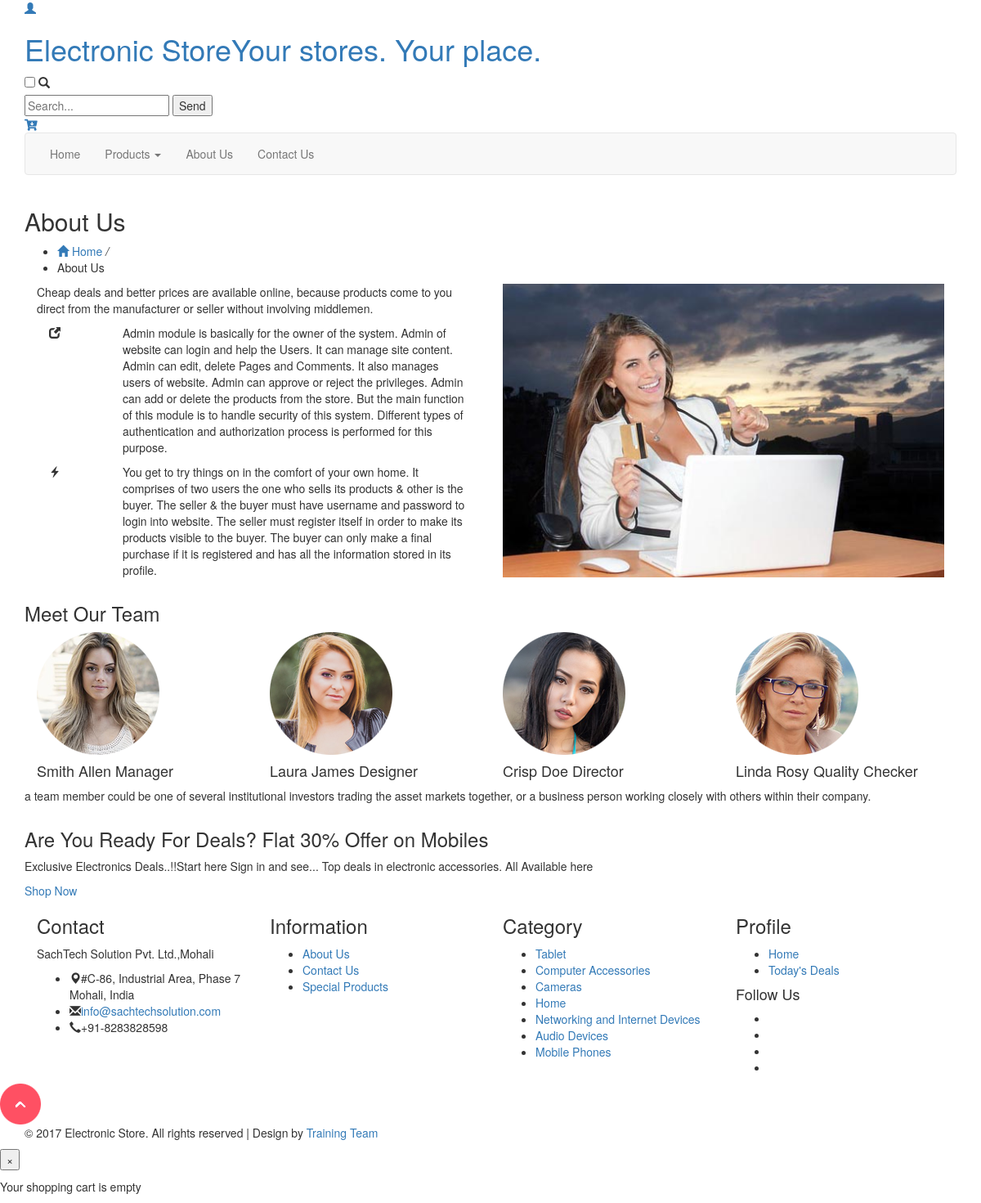
/myapp/about/, run on the app's committed database.
### myapp/models.py (models this page shows, shortened)
class category(models.Model):
    category_name = models.CharField(max_length=250)
    sub_cat = models.ForeignKey(
        'self', on_delete=models.CASCADE, null=True, blank=True)
    create_date = models.DateTimeField(auto_now_add=True)
    updated_on = models.DateTimeField(auto_now=True)

### myapp/views.py (the view)
# urls.py: path('about/',views.about,name='about'),
def about(request):
    return render(request, 'about.html', {'cat': cat, 'allcat': all_cats()})

### myapp/views.py (called while the page is built)
def all_cats():
    main = []
    for i in cat:
        ab = []
        ab.append(i.category_name)
        ab += list(category.objects.filter(sub_cat=i).values())
        main.append(ab)
    return main

### templates/about.html (shortened to what this page needs)
{% extends "base.html" %} {% load static %} {% block body %}
<div class="banner banner10">
  <div class="container">
    <h2>About Us</h2>
  </div>
</div>
<div class="breadcrumb_dress">
  <div class="container">
    <ul>
      <li>
        <a href="{% url 'index'%}"
          ><span class="glyphicon glyphicon-home" aria-hidden="true"></span>
          Home</a
        >
        <i>/</i>
      </li>
      <li>About Us</li>
    </ul>
  </div>
</div>
<div class="about">
  <div class="container">
    <div class="w3ls_about_grids">
      <div class="col-md-6 w3ls_about_grid_left">
        <p>
          Cheap deals and better prices are available online, because products
          come to you direct from the manufacturer or seller without involving
          middlemen.
        </p>
        <div class="col-xs-2 w3ls_about_grid_left1">
          <span
            class="glyphicon glyphicon-new-window"
            aria-hidden="true"
          ></span>
        </div>
        <div class="col-xs-10 w3ls_about_grid_left2">
          <p>
            Admin module is basically for the owner of the system. Admin of
            website can login and help the Users. It can manage site content.
            Admin can edit, delete Pages and Comments. It also manages users of
            website. Admin can approve or reject the privileges. Admin can add
            or delete the products from the store. But the main function of this
            module is to handle security of this system. Different types of
            authentication and authorization process is performed for this
            purpose.
          </p>
        </div>
        <div class="clearfix"></div>
        <div class="col-xs-2 w3ls_about_grid_left1">
          <span class="glyphicon glyphicon-flash" aria-hidden="true"></span>
        </div>
        <div class="col-xs-10 w3ls_about_grid_left2">
          <p>
            You get to try things on in the comfort of your own home. It
            comprises of two users the one who sells its products & other is the
            buyer. The seller & the buyer must have username and password to
            login into website. The seller must register itself in order to make
            its products visible to the buyer. The buyer can only make a final
            purchase if it is registered and has all the information stored in
            its profile.
          </p>
        </div>
        <div class="clearfix"></div>
      </div>
      <div class="col-md-6 w3ls_about_grid_right">
        <img
          src="{% static 'images/52.jpg' %}"
          alt=" "
          class="img-responsive"
        />
      </div>
      <div class="clearfix"></div>
    </div>
  </div>
</div>
<div class="team">
  <div class="container">
    <h3>Meet Our Team</h3>
    <div class="wthree_team_grids">
      <div class="col-md-3 wthree_team_grid">
        <img src="{% static 'images/t4.png'%}" alt=" " class="img-responsive" />
        <h4>Smith Allen <span>Manager</span></h4>
      </div>
      <div class="col-md-3 wthree_team_grid">
        <img src="{% static 'images/t5.png'%}" alt=" " class="img-responsive" />
        <h4>Laura James <span>Designer</span></h4>
      </div>
      <div class="col-md-3 wthree_team_grid">
        <img src="{% static 'images/t6.png'%}" alt=" " class="img-responsive" />
        <h4>Crisp Doe <span>Director</span></h4>
      </div>
      <div class="col-md-3 wthree_team_grid">
        <img src="{% static 'images/t7.png'%}" alt=" " class="img-responsive" />
        <h4>Linda Rosy <span>Quality Checker</span></h4>
      </div>
      <div class="clearfix"></div>
      <p>
        a team member could be one of several institutional investors trading
        the asset markets together, or a business person working closely with
        others within their company.
      </p>
    </div>
  </div>
</div>
<div class="team-bottom">
  <div class="container">
    <h3>Are You Ready For Deals? Flat <span>30% Offer </span>on Mobiles</h3>
    <p>
      Exclusive Electronics Deals..!!Start here Sign in and see... Top deals in
      electronic accessories. All Available here
    </p>
    <a href="{% url 'myapp:showproducts' %}">Shop Now</a>
  </div>
</div>
{% endblock %}

### templates/base.html (shortened to what this page needs)
<!DOCTYPE html>
{% load static %}
<html lang="en">
<head>
<link href="{% static 'css/bootstrap.css' %}" rel="stylesheet" type="text/css" media="all" />
<link href="{% static 'css/style.css' %}" rel="stylesheet" type="text/css" media="all" />
<link href="{% static 'css/fasthover.css'%}" rel="stylesheet" type="text/css" media="all" />
<link href="{% static 'css/popuo-box.css'%}" rel="stylesheet" type="text/css" media="all" />
<link href="{% static 'css/font-awesome.css'%}" rel="stylesheet">
<link rel="stylesheet" href="https://use.fontawesome.com/releases/v5.6.3/css/all.css">
<link rel="stylesheet" href="{% static 'css/jquery.countdown.css' %}" />
</head>
<body>
	<div class="header" id="home1">
		<div class="container">
			{% if user.is_authenticated %}
			{% if user.is_superuser%}
			<div style='margin:10px;'>
					<div class="dropdown">
						<button class="btn text-light" type="button" data-toggle="dropdown" style='background:#3c43a4;color:white;'>
						<i class="fas fa-user"></i>	Welcome Admin
						<span class="caret"></span></button>
						<ul class="dropdown-menu">
						  <li><a href="{% url 'admin:index'%}">Go to Admin Panel</a><hr/></li>
						  <li><a href="{% url 'uslogout'%}">Logout</a></li>
						</ul>
					  </div>
				</div>
			{% else%}
            <div style='margin:10px;'>
				<div class="dropdown">
					<button class="btn text-light" type="button" data-toggle="dropdown" style='background:#3c43a4;color:white;'>
					<i class="fas fa-user"></i>	My Account
					<span class="caret"></span></button>
					<ul class="dropdown-menu">
					  <li><a href="{% url 'myapp:profile'%}">View Profile</a></li>
					  <li><a href="{% url 'myapp:change_profile'%}">Change Profile</a></li>
					  <li><a href="{% url 'myapp:orders'%}">Order History</a></li>
					  <li><a href="{% url 'myapp:pending_orders'%}">Pending Orders</a></li>
					  <li><a href="{% url 'myapp:cart'%}">My Cart</a><hr/></li>
					  <li><a href="{% url 'uslogout'%}">Logout</a></li>
					</ul>
				  </div>
			</div>
            {% endif %}
            {% else %}
            <div class="w3l_login">
                <a href="#" data-toggle="modal" data-target="#myModal88"><span class="glyphicon glyphicon-user" aria-hidden="true"></span></a>
            </div>
            {% endif %}
			<div class="w3l_logo">
                <h1><a href="{% url 'index'%}">Electronic Store<span>Your stores. Your place.</span></a></h1>
			</div>
			<div class="search">
				<input class="search_box" type="checkbox" id="search_box">
				<label class="icon-search" for="search_box"><span class="glyphicon glyphicon-search" aria-hidden="true"></span></label>
				<div class="search_form">
					<form action="{% url 'myapp:showproducts' %}" method="post">
						<input type="text" name="searchproduct" placeholder="Search...">
						<input type="submit" value="Send" name='Search'>
					</form>
				</div>
			</div>
			<div class="cart cart box_1">
					<a class="w3view-cart" href='{% url "myapp:cart"%}'><i class="fa fa-cart-arrow-down" aria-hidden="true"></i></a>
			</div>
		</div>
	</div>
	<div class="navigation">
		<div class="container">
			<nav class="navbar navbar-default navbar-expand">
				<div class="collapse navbar-collapse" id="bs-megadropdown-tabs">
					<ul class="nav navbar-nav">
						<li><a href="{% url 'index' %}" class="">Home</a></li>
						<li class="dropdown">
							<a href="#" class="" data-toggle="dropdown">Products <b class="caret"></b></a>
						</li>
						<li><a href="{% url 'myapp:about' %}">About Us</a></li>
						<li><a href="{% url 'myapp:mail' %}">Contact Us</a></li>
					</ul>
				</div>
			</nav>
		</div>
	</div>
{% block body %}
{% endblock %}
	<div class="footer">
		<div class="container">
			<div class="w3_footer_grids">
				<div class="col-md-3 w3_footer_grid">
					<h3>Contact</h3>
					<p>SachTech Solution Pvt. Ltd.,Mohali</p>
					<ul class="address">
						<li><i class="glyphicon glyphicon-map-marker" aria-hidden="true"></i>#C-86, Industrial Area,
							 <span>Phase 7 Mohali, India</span></li>
						<li><i class="glyphicon glyphicon-envelope" aria-hidden="true"></i><a href="mailto:info@sachtechsolution.com">info@sachtechsolution.com</a></li>
						<li><i class="glyphicon glyphicon-earphone" aria-hidden="true"></i>+91-8283828598</li>
					</ul>
				</div>
				<div class="col-md-3 w3_footer_grid">
					<h3>Information</h3>
					<ul class="info">
						<li><a href="{% url 'myapp:about' %}">About Us</a></li>
						<li><a href="{% url 'myapp:mail' %}">Contact Us</a></li>
						<li><a href="{% url 'myapp:showproducts' %}">Special Products</a></li>
					</ul>
				</div>
				<div class="col-md-3 w3_footer_grid">
					<h3>Category</h3>
					<ul class="info" id='catt'>
						{% for i in cat %}
							<li><a href="{% url 'myapp:showproducts'%}?searchcat={{i.category_name}}&&scat={{i.category_name}}">{{i.category_name}}</a></li>
						{% endfor %}
					</ul>
				</div>
				<div class="col-md-3 w3_footer_grid">
					<h3>Profile</h3>
					<ul class="info">
						<li><a href="{% url 'index' %}">Home</a></li>
						<li><a href="{% url 'myapp:showproducts' %}?deal=today">Today's Deals</a></li>
					</ul>
					<h4>Follow Us</h4>
					<div class="agileits_social_button">
						<ul>
							<li><a href="#" class="facebook"> </a></li>
							<li><a href="#" class="twitter"> </a></li>
							<li><a href="#" class="google"> </a></li>
							<li><a href="#" class="pinterest"> </a></li>
						</ul>
					</div>
				</div>
				<div class="clearfix"> </div>
			</div>
		</div>
		<div class="footer-copy">
			<div class="footer-copy1">
				<div class="footer-copy-pos">
					<a href="#home1" class="scroll"><img src="{% static 'images/arrow.png'%}" alt=" " class="img-responsive" /></a>
				</div>
			</div>
			<div class="container">
				<p>&copy; 2017 Electronic Store. All rights reserved | Design by <a href="/">Training Team</a></p>
			</div>
		</div>
	</div>
</body>
</html>

### templates/base.html (style rules this page uses)
label { text-decoration: none; }

### data on the page
category: category_name "Tablet"
category: category_name "Computer Accessories"
category: category_name "Cameras"
category: category_name "Home"
category: category_name "Networking and Internet Devices"
category: category_name "Audio Devices"
category: category_name "Mobile Phones"
